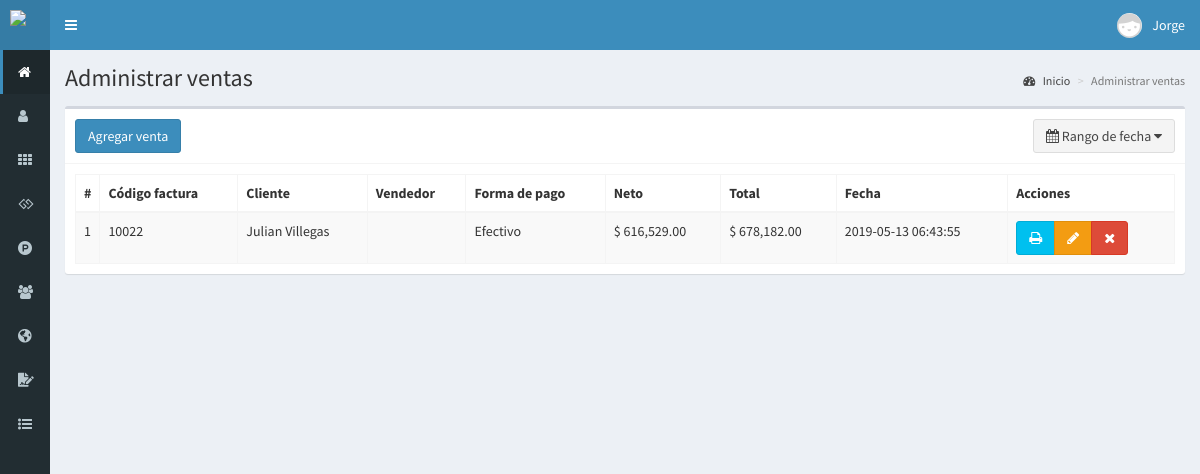
Screenshot of /ventas (signed in) with the database file from the repository.
### tables this page shows
CREATE TABLE `ventas` (
  `id` int(11) NOT NULL,
  `codigo` int(11) NOT NULL,
  `id_cliente` int(11) NOT NULL,
  `id_vendedor` int(11) NOT NULL,
  `productos` text NOT NULL,
  `impuesto` float NOT NULL,
  `neto` float NOT NULL,
  `total` float NOT NULL,
  `metodo_pago` text NOT NULL,
  `fecha` timestamp NOT NULL DEFAULT CURRENT_TIMESTAMP ON UPDATE CURRENT_TIMESTAMP
);

CREATE TABLE `clientes` (
  `id` int(11) NOT NULL,
  `nombre` text NOT NULL,
  `contacP` text NOT NULL,
  `puesto` text NOT NULL,
  `documento` int(11) NOT NULL,
  `email` text NOT NULL,
  `telefono` text NOT NULL,
  `direccion` text NOT NULL,
  `fecha_nacimiento` date NOT NULL,
  `compras` int(11) NOT NULL,
  `ultima_compra` datetime NOT NULL,
  `fecha` timestamp NOT NULL DEFAULT CURRENT_TIMESTAMP ON UPDATE CURRENT_TIMESTAMP
);

### controladores/plantilla.controlador.php (called while the page is built)
<?php
class ControladorPlantilla{
	static public function ctrPlantilla(){
		include "vistas/plantilla.php";
	}
}

### index.php (called while the page is built, shortened)
<?php
require_once "controladores/plantilla.controlador.php";
require_once "controladores/usuarios.controlador.php";
require_once "controladores/clientes.controlador.php";
require_once "controladores/ventas.controlador.php";
require_once "controladores/progreso.controlador.php";
require_once "modelos/clientes.modelo.php";
require_once "modelos/ventas.modelo.php";
$plantilla = new ControladorPlantilla();
$plantilla -> ctrPlantilla();

### controladores/ventas.controlador.php (called while the page is built, shortened)
<?php
class ControladorVentas{
	static public function ctrRangoFechasVentas($fechaInicial, $fechaFinal){
		$tabla = "ventas";
		$respuesta = ModeloVentas::mdlRangoFechasVentas($tabla, $fechaInicial, $fechaFinal);
		return $respuesta;
	}
}

### modelos/conexion.php (called while the page is built)
<?php
class Conexion{
	static public function conectar(){
		$link = new PDO("mysql:host=localhost;dbname=pos",
			            "root",
			            "");
		$link->exec("set names utf8");
		return $link;
	}
}

### modelos/ventas.modelo.php (called while the page is built, shortened)
<?php
require_once "conexion.php";
class ModeloVentas{
	static public function mdlRangoFechasVentas($tabla, $fechaInicial, $fechaFinal){
		if($fechaInicial == null){
			$stmt = Conexion::conectar()->prepare("SELECT * FROM $tabla ORDER BY id ASC");
			$stmt -> execute();
			return $stmt -> fetchAll();
		}else if($fechaInicial == $fechaFinal){
			$stmt = Conexion::conectar()->prepare("SELECT * FROM $tabla WHERE fecha like '%$fechaFinal%'");
			$stmt -> bindParam(":fecha", $fechaFinal, PDO::PARAM_STR);
			$stmt -> execute();
			return $stmt -> fetchAll();
		}
	}
}

### controladores/clientes.controlador.php (called while the page is built, shortened)
<?php
class ControladorClientes{
	static public function ctrMostrarClientes($item, $valor){
		$tabla = "clientes";
		$respuesta = ModeloClientes::mdlMostrarClientes($tabla, $item, $valor);
		return $respuesta;
	}
}

### modelos/clientes.modelo.php (called while the page is built, shortened)
<?php
require_once "conexion.php";
class ModeloClientes{
	static public function mdlMostrarClientes($tabla, $item, $valor){
		if($item != null){
			$stmt = Conexion::conectar()->prepare("SELECT * FROM $tabla WHERE $item = :$item");
			$stmt -> bindParam(":".$item, $valor, PDO::PARAM_STR);
			$stmt -> execute();
			return $stmt -> fetch();
		}else{
			$stmt = Conexion::conectar()->prepare("SELECT * FROM $tabla");
			$stmt -> execute();
			return $stmt -> fetchAll();
		}
	}
}

### vistas/modulos/ventas.php (the view, shortened to what this page needs)
<div class="content-wrapper">
  <section class="content-header">
    <h1>
      Administrar ventas
    </h1>
    <ol class="breadcrumb">
      <li><a href="inicio"><i class="fa fa-dashboard"></i> Inicio</a></li>
      <li class="active">Administrar ventas</li>
    </ol>
  </section>
  <section class="content">
    <div class="box">
      <div class="box-header with-border">
        <a href="crear-venta">
          <button class="btn btn-primary">
            Agregar venta
          </button>
        </a>
         <button type="button" class="btn btn-default pull-right" id="daterange-btn">
            <span>
              <i class="fa fa-calendar"></i> Rango de fecha
            </span>
            <i class="fa fa-caret-down"></i>
         </button>
      </div>
      <div class="box-body">
       <table class="table table-bordered table-striped dt-responsive tablas" width="100%">
        <thead>
         <tr>
           <th style="width:10px">#</th>
           <th>Código factura</th>
           <th>Cliente</th>
           <th>Vendedor</th>
           <th>Forma de pago</th>
           <th>Neto</th>
           <th>Total</th>
           <th>Fecha</th>
           <th>Acciones</th>
         </tr>
        </thead>
        <tbody>
        <?php
          if(isset($_GET["fechaInicial"])){
            $fechaInicial = $_GET["fechaInicial"];
            $fechaFinal = $_GET["fechaFinal"];
          }else{
            $fechaInicial = null;
            $fechaFinal = null;
          }
          $respuesta = ControladorVentas::ctrRangoFechasVentas($fechaInicial, $fechaFinal);
          foreach ($respuesta as $key => $value) {
           echo '<tr>
                  <td>'.($key+1).'</td>
                  <td>'.$value["codigo"].'</td>';
                  $itemCliente = "id";
                  $valorCliente = $value["id_cliente"];
                  $respuestaCliente = ControladorClientes::ctrMostrarClientes($itemCliente, $valorCliente);
                  echo '<td>'.$respuestaCliente["nombre"].'</td>';
                  $itemUsuario = "id";
                  $valorUsuario = $value["id_vendedor"];
                  $respuestaUsuario = ControladorUsuarios::ctrMostrarUsuarios($itemUsuario, $valorUsuario);
                  echo '<td>'.$respuestaUsuario["nombre"].'</td>
                  <td>'.$value["metodo_pago"].'</td>
                  <td>$ '.number_format($value["neto"],2).'</td>
                  <td>$ '.number_format($value["total"],2).'</td>
                  <td>'.$value["fecha"].'</td>
                  <td>
                    <div class="btn-group">
                      <button class="btn btn-info btnImprimirFactura" codigoVenta="'.$value["codigo"].'">
                        <i class="fa fa-print"></i>
                      </button>';
                      if($_SESSION["perfil"] == "Administrador"){
                      echo '<button class="btn btn-warning btnEditarVenta" idVenta="'.$value["id"].'"><i class="fa fa-pencil"></i></button>
                      <button class="btn btn-danger btnEliminarVenta" idVenta="'.$value["id"].'"><i class="fa fa-times"></i></button>';
                    }
                    echo '</div>
                  </td>
                </tr>';
            }
        ?>
        </tbody>
       </table>
      </div>
    </div>
  </section>
</div>

### rows the page displays
ventas: codigo "10022", id_cliente.nombre "Julian Villegas", metodo_pago "Efectivo", neto "616,529.00", total "678,182.00", fecha "2019-05-13 06:43:55"

### other values shown
$_SESSION["nombre"] "Jorge"
